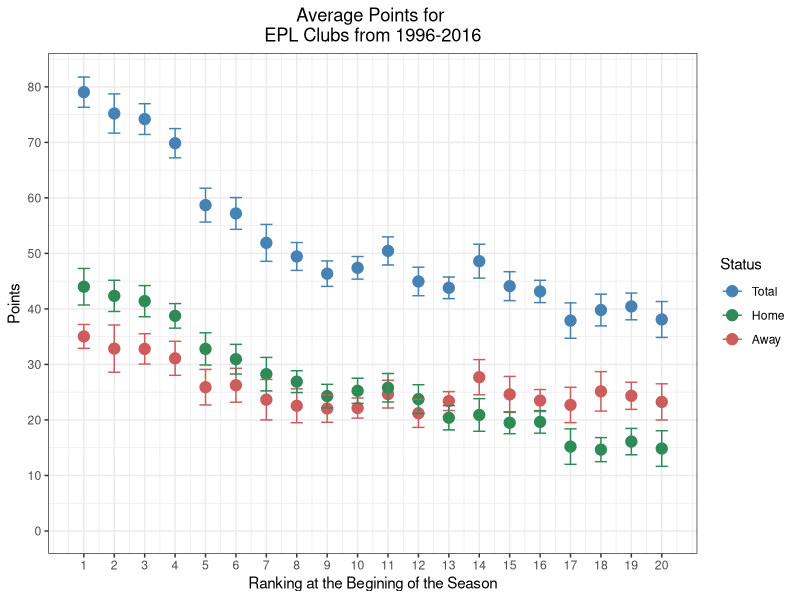
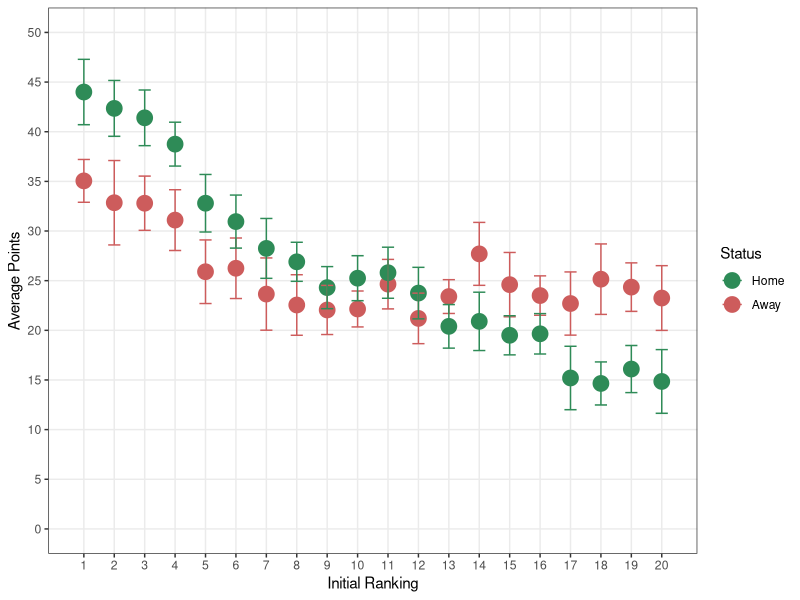

Recreate these plots in R, in order. (Note: this script raises an error after producing the figures.)
############ Premier League Rankings ###############

# libraries
# library(Hmisc) # needed to get error bars
library(ggplot2)
library(dplyr)
library(stringr)
library(lubridate)
library(tidyr)
library(tidyverse)

setwd("/Users/[user]/Documents/University/Miami Graduate School/Masters Project/Data")
rankings <- read.csv("PL Ranking Data.csv")

# variable needed for charts
brks <-seq(1:20)

###################################
######## Reconstruct tables #######
###################################
# filter out 2015-2016 season
#rankings <- rankings %>%
   # filter(Season <20)

# total points for higher ranked team 
season.hr <- rankings %>% group_by(Season, Rank,Team) %>%
          summarize(total_team_points = sum(Team.Points, na.rm = TRUE))

# total points for lower ranked team 
season.lr <- rankings %>% group_by(Season, Opposition.Rank, Opposition) %>%
  summarize(total_opp_points = sum(Opp.Points, na.rm = TRUE))

colnames(season.lr)[2] <- "Rank"

# total points for each team
season.comb <- merge(season.hr, season.lr, by=c("Season","Rank"), all= TRUE) %>%
                rowwise() %>%
                mutate(total_points = sum(total_team_points, total_opp_points, na.rm = TRUE))

# this code replaces NA in Team name to the Opp name.
season.comb$Club <- season.comb$Team
my.na <- is.na(season.comb$Team)
season.comb$Club[my.na] <- season.comb$Opposition[my.na]

# combine tables and sort by total points so it can be compared to original tables
season.comb <- season.comb %>% select(Season, Rank, Club, total_points) %>%
               arrange(Season, desc(total_points))

# seasons match up now :)

########################################
######### Home and Away Points #########
########################################

season.hr.loc <- rankings %>% group_by(Season, Rank, Location) %>%
  summarize(total_team_points = sum(Team.Points, na.rm = TRUE))

# total points for lower ranked team 
season.lr.loc <- rankings %>% group_by(Season, Opposition.Rank, Location) %>%
  summarize(total_opp_points = sum(Opp.Points, na.rm = TRUE))

colnames(season.lr.loc)[2] <- "Rank"

# total points for each team by location
season.comb.loc.tp <- merge(season.hr.loc, season.lr.loc, by=c("Season","Rank", "Location"), all= TRUE) %>%
  rowwise() %>%
  mutate(total_points = sum(total_team_points, total_opp_points, na.rm = TRUE)) %>%
  select(Rank, Location, total_points) %>% 
  group_by(Rank,Location) %>%
  summarize(Avg_Pts = mean(total_points, na.rm = TRUE)) %>%
  spread(Location, Avg_Pts) %>%
  mutate(Difference = Home - Away, Total = Home + Away) %>%
  select(Rank, Home, Away, Total) %>%
  gather(Status, Points, -Rank)

# std err for each team by location
season.comb.loc.se <- merge(season.hr.loc, season.lr.loc, by=c("Season","Rank", "Location"), all= TRUE) %>%
  rowwise() %>%
  mutate(total_points = sum(total_team_points, total_opp_points, na.rm = TRUE)) %>%
  select(Rank, Location, total_points) %>% 
  group_by(Rank,Location) %>%
  summarize(stdErr = sd(total_points, na.rm = TRUE)/sqrt(20)) %>%
  spread(Location, stdErr) %>%
  mutate(Total = (Home + Away)/2) %>%
  select(Rank, Home, Away, Total) %>%
  gather(Status, Points, -Rank)

season.comb.loc <- merge(season.comb.loc.tp, season.comb.loc.se, by=c("Rank", "Status") ) %>%
                   mutate(LWR = Points.x - 2*Points.y, UPR = Points.x + 2*Points.y) %>%
                   select(Rank, Status, Points.x, LWR, UPR)


colnames(season.comb.loc) <- c("Rank", "Status", "Points", "Lower", "Upper")
season.comb.loc$Status <- as.factor(season.comb.loc$Status)
season.comb.loc$Status <- factor(season.comb.loc$Status, c("Total", "Home", "Away"))

write_csv(season.comb.loc, "PL Avg Points Home and Away.csv")

homeAway <- season.comb.loc %>% filter(Status != "Total")

# plot showing average points by location for rankings
ggplot(aes(x = Rank, y = Points, color = Status),data=season.comb.loc) +
  geom_point(size = 3.5) +
  geom_errorbar(aes(ymax = Upper, ymin=Lower), width =0.4) +
  xlab("Ranking at the Begining of the Season") +
  ylab("Points") +
  theme_bw() +
  scale_size(guide = 'none') +
  scale_colour_manual(values = c("steelblue"," seagreen", "indianred")) +
  scale_x_continuous(breaks=brks) +
  scale_y_continuous(breaks = seq(0,80,10), limits = c(0,82)) +
  ggtitle("Average Points for \nEPL Clubs from 1996-2016") +
  theme(plot.title=element_text(hjust=0.5))

# plot showing average points by location for rankings
ggplot(aes(x = Rank, y = Points, color = Status),data=homeAway) +
  geom_point(size = 5) +
  geom_errorbar(aes(ymax = Upper, ymin=Lower), width =0.4) +
  xlab("Initial Ranking") +
  ylab("Average Points") +
  theme_bw() +
  scale_colour_manual(values = c("seagreen", "indianred")) +
  scale_size(guide = 'none') +
  scale_x_continuous(breaks=brks) +
  scale_y_continuous(breaks = seq(0,50,5), limits = c(0,50)) +
  #ggtitle("Average Home and Away Points for \nPremier League Clubs from 1996-2016") +
  theme(plot.title=element_text(hjust=0.5),
        panel.grid.minor = element_blank())



###################################
######### Expected Points #########
###################################

n <- 20 # number of seasons
# calculates the expected points for each game
exp_points <- rankings %>% group_by(Rank, Opposition.Rank, Location) %>%
                  summarize(exp_pts_team = sum(Team.Points)/n) %>%
                  mutate(exp_pts_opp = 3 - exp_pts_team)

# expected points for higher rank
exp.hr <- exp_points %>% group_by(Rank) %>%
  summarize(exp_hr_pts = sum(exp_pts_team, na.rm = TRUE), exp_hr_sd = sd(exp_pts_team, na.rm = TRUE))
# expected points for lower rank
exp.lr <- exp_points %>% group_by(Opposition.Rank) %>%
  summarize(exp_lr_pts = sum(exp_pts_opp, na.rm = TRUE), exp_lr_sd = sd(exp_pts_team, na.rm = TRUE))

colnames(exp.lr)[1] <- "Rank"
# merge team and opp expected points together
exp.comb <- merge(exp.hr, exp.lr, by=c("Rank"), all= TRUE) %>%
  rowwise() %>%
  mutate(total_exp_pts = sum(exp_hr_pts, exp_lr_pts, na.rm = TRUE),
         exp_pts_sd = mean(exp_hr_sd, exp_lr_sd, na.rm = TRUE) )

# plot of expected points for each rank
ggplot() +
  geom_point(aes(x = Rank, y = total_exp_pts, size = 0.75), data = exp.comb) +
  scale_x_continuous( breaks = brks) +
  theme_bw() +
  geom_errorbar(aes(ymin =  total_exp_pts, ymax = total_exp_pts), data = exp.comb) +
  xlab("Ranking at the Begining of the Season") +
  ylab("Season Expected Points") +
  scale_size(guide = 'none')

# add 95th percentile error bars
# look at box plots

#######################################################
######### Expected Points - Split Home & Away #########
#######################################################

# expected points for higher rank
exp.hr. <- exp_points %>% group_by(Rank) %>%
  summarize(exp_hr_pts = sum(exp_pts_team, na.rm = TRUE), exp_hr_sd = sd(exp_pts_team, na.rm = TRUE))
# expected points for lower rank
exp.lr <- exp_points %>% group_by(Opposition.Rank) %>%
  summarize(exp_lr_pts = sum(exp_pts_opp, na.rm = TRUE), exp_lr_sd = sd(exp_pts_team, na.rm = TRUE))

colnames(exp.lr)[1] <- "Rank"
# merge team and opp expected points together
exp.comb <- merge(exp.hr, exp.lr, by=c("Rank"), all= TRUE) %>%
  rowwise() %>%
  mutate(total_exp_pts = sum(exp_hr_pts, exp_lr_pts, na.rm = TRUE))

# plot of expected points for each rank
ggplot() +
  geom_point(aes(x = Rank, y = total_exp_pts, size = 0.75), data = exp.comb) +
  scale_x_continuous( breaks = brks) +
  theme_bw() +
  xlab("Ranking at the Begining of the Season") +
  ylab("Season Expected Points") +
  scale_size(guide = 'none')
  # geom_errorbar(aes(ymin =  total_exp_pts - , ymax = total_exp_pts + ), data = exp.comb) 





###################################
######## Home & Away Value ########
###################################

# expected points for team rank split by location
exp.hr.loc <- exp_points %>% group_by(Rank, Location) %>%
  summarize(exp_team_pts = sum(exp_pts_team, na.rm = TRUE))

# expected points for opp rank split by location
exp.lr.loc <- exp_points %>% group_by(Opposition.Rank, Location) %>%
  summarize(exp_opp_pts = sum(exp_pts_opp, na.rm = TRUE))

colnames(exp.lr.loc)[1] <- "Rank"
# merge team and opp expected points together split by location
# difference between home and away variable created
exp.comb.loc <- merge(exp.hr.loc, exp.lr.loc, by=c("Rank", "Location"), all= TRUE) %>%
  rowwise() %>%
  mutate(total_exp_pts = sum(exp_team_pts, exp_opp_pts, na.rm = TRUE)) %>%
  select(Rank, Location, total_exp_pts) %>% 
  spread(Location, total_exp_pts) %>%
  mutate(Difference = Home - Away, Total = Home + Away)

# look at home influence for different rankings
brks <-seq(1:20)
ggplot() +
  geom_point(aes(x = Rank, y = Difference, size = .75), stat="identity", data=exp.comb.loc) +
  xlab("Ranking at the Begining of the Season") +
  ylab("Difference (Home - Away)") +
  theme_bw() +
  scale_size(guide = 'none') +
  scale_x_continuous(breaks=brks) +
  ggtitle("Differences between Home and Away Expected Points for \nPremier League Clubs from 1996-2016")

# look at stadium capacity as possible covariate

exp.comb.loc2 <- exp.comb.loc %>%
                 select(Rank, Home, Away, Total) %>%
                 gather(Status, Points, -Rank)

# plot showing expected points by location for rankings
ggplot() +
  geom_point(aes(x = Rank, y = Points, color = Status,size = .75), stat="identity",data=exp.comb.loc2) +
  xlab("Ranking at the Begining of the Season") +
  ylab("Points") +
  theme_bw() +
  scale_size(guide = 'none') +
  scale_x_continuous(breaks=brks) +
  scale_y_continuous(breaks = seq(0,80,10), limits = c(0,80)) +
  ggtitle("Expected Points for \nPremier League Clubs from 1996-2016")


